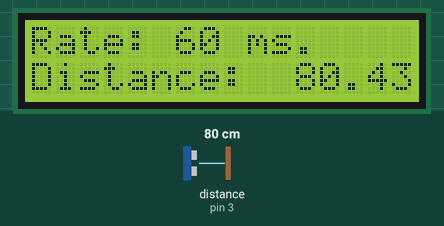
Simulated run of this sketch. Board: Arduino Uno, built with avr-gcc and run on an emulated ATmega328P. Parts: 16×2 character LCD. Wiring (inferred from the names in the program): ultrasonic range finder: trigger pin 4; echo pin 3. Inputs (shaded band) come from the test bench; at power-on: distance to the obstacle (sensor on pin 3) 80 cm. The echo pulse lasts 58.3 µs per cm.

Above: at 1.27 s.
1.3 s: distance to the obstacle (sensor on pin 3) set to 2 cm
At 1.39 s:
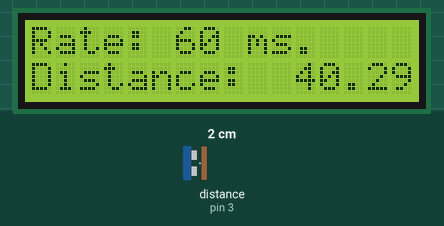
2.9 s: distance to the obstacle (sensor on pin 3) set to 4 cm
At 2.95 s:
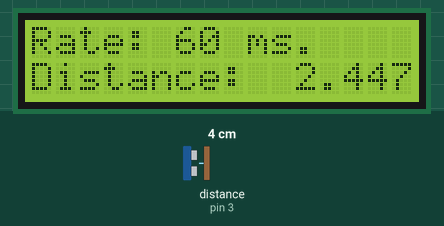
4.4 s: distance to the obstacle (sensor on pin 3) set to 9 cm
At 4.45 s:
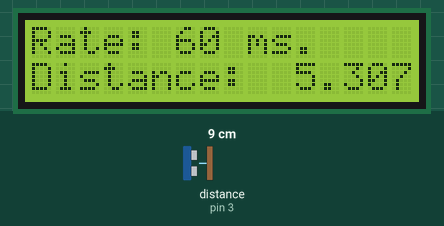

The sketch:

lcd.ino
```cpp
//#include <LiquidCrystal.h>
//#define LCD_RS A5
//#define LCD_E A4
//#define LCD_D4 6
//#define LCD_D5 7
//#define LCD_D6 8
//#define LCD_D7 9

//LiquidCrystal lcd(LCD_RS, LCD_E, LCD_D4, LCD_D5, LCD_D6, LCD_D7);

//void setup() {
  // put your setup code here, to run once:
//  lcd.begin(16,2);
//  lcd.print("Hello World");

//}

//void loop() {
  // put your main code here, to run repeatedly:

//}


// #include <LiquidCrystal.h>
// #define LCD_RS A5
// #define LCD_E A4
// #define LCD_D4 6
// #define LCD_D5 7
// #define LCD_D6 8
// #define LCD_D7 9

// LiquidCrystal lcd(LCD_RS, LCD_E, LCD_D4, LCD_D5, LCD_D6, LCD_D7);
// int counter = 0;
// void setup() {
//   // put your setup code here, to run once:
// lcd.begin(16,2);
// lcd.print("Hello");
// }

// void loop() {
//   lcd.setCursor(6, 0);
//   lcd.print(counter);
//   counter++;
//   delay(500);
//   // put your main code here, to run repeatedly:

//}


//#include <LiquidCrystal.h>
//#define LCD_RS A5
//#define LCD_E A4
//#define LCD_D4 6
//#define LCD_D5 7
//#define LCD_D6 8
//#define LCD_D7 9

//LiquidCrystal lcd(LCD_RS, LCD_E, LCD_D4, LCD_D5, LCD_D6, LCD_D7);

//void setup() {
  // put your setup code here, to run once:
//  lcd.begin(16,2);
//  lcd.print("Hello World");

//}

//void loop() {
  // put your main code here, to run repeatedly:

//}


// #include <LiquidCrystal.h>
// #define LCD_RS A5
// #define LCD_E A4
// #define LCD_D4 6
// #define LCD_D5 7
// #define LCD_D6 8
// #define LCD_D7 9

// LiquidCrystal lcd(LCD_RS, LCD_E, LCD_D4, LCD_D5, LCD_D6, LCD_D7);
// int counter = 0;
// void setup() {
//   // put your setup code here, to run once:
// lcd.begin(16,2);
// lcd.print("Hello");
// }

// void loop() {
//   lcd.setCursor(6, 0);
//   lcd.print(counter);
//   counter++;
//   delay(500);
//   // put your main code here, to run repeatedly:

//}


// #include <LiquidCrystal.h>
// #define LCD_RS A5
// #define LCD_E A4
// #define LCD_D4 6
// #define LCD_D5 7
// #define LCD_D6 8
// #define LCD_D7 9


// LiquidCrystal lcd(LCD_RS,LCD_E,  LCD_D4, LCD_D5, LCD_D6,LCD_D7);
// int textPlace = 0;

// void setup(){
// Serial.begin(115200);
// lcd.begin(16, 2);
// }

// void loop(){
// if (Serial.available() > 0){
//   String data =  Serial.readString();
//   if (data.length() > 16) {
//     Serial.print("This text is more than allowed (16), it is ");
//     Serial.print(data.length());
//     Serial.print(" characters");
//     return;
//   }

// lcd.setCursor(0, textPlace);
// lcd.print("              ");
// lcd.setCursor(0, textPlace);
// lcd.print(data);
// textPlace = textPlace == 0 ? 1 : 0;

// }
// }

#include <LiquidCrystal.h>

#define TRIG 4
#define ECHO 3
#define LCD_RS A5
#define LCD_E A4
#define LCD_D4 6
#define LCD_D5 7
#define LCD_D6 8
#define LCD_D7 9

LiquidCrystal lcd(LCD_RS, LCD_E, LCD_D4, LCD_D5, LCD_D6, LCD_D7);

int cursorLine = 0;


unsigned long lastTimeUltrasonicTrigger = millis();
unsigned long ultrasonicTriggerDelay = 60;

volatile unsigned long pulseInTimeBegin;
volatile unsigned long pulseInTimeEnd;
volatile bool newDistanceAvailable = false;

double previousDistance = 400.0;


void tiggerUltrasonicSensor(){
  digitalWrite(TRIG, LOW);
  delayMicroseconds(2);
  digitalWrite(TRIG, HIGH);
  delayMicroseconds(10);
  digitalWrite(TRIG, LOW);
}

double getUltrasonicDistance(){
  double durationMicros = pulseInTimeEnd - pulseInTimeBegin;
  double distance = durationMicros / 58.0;
  if(distance > 400.0) distance = previousDistance;

  distance = previousDistance * 0.7 + distance * 0.3;

  previousDistance  = distance;
  return distance;
}


void echoPinInterrupt(){
  if(digitalRead(ECHO) == HIGH){
    pulseInTimeBegin = micros();
    }
  else{
    pulseInTimeEnd = micros();
    newDistanceAvailable = true;
  }
}

void printDistanceOnLCD(double distance){
  lcd.setCursor(0,1);
  lcd.print("Distance:  ");
  lcd.print(distance);
}

void setup(){
  Serial.begin(115200);
  pinMode(ECHO, INPUT);
  pinMode(TRIG, OUTPUT);
  attachInterrupt(digitalPinToInterrupt(ECHO), echoPinInterrupt, CHANGE);
lcd.begin(16,2);
lcd.setCursor(0,0);
lcd.print("Rate: ");
lcd.print(ultrasonicTriggerDelay);
lcd.print(" ms.");

}


void loop(){
  unsigned long timeNow = millis();
  if(timeNow - lastTimeUltrasonicTrigger > ultrasonicTriggerDelay){
    lastTimeUltrasonicTrigger += ultrasonicTriggerDelay;
    tiggerUltrasonicSensor();
  }
  if(newDistanceAvailable){
    newDistanceAvailable = false;
    double distance = getUltrasonicDistance();
    printDistanceOnLCD(distance);
  }
}
```
